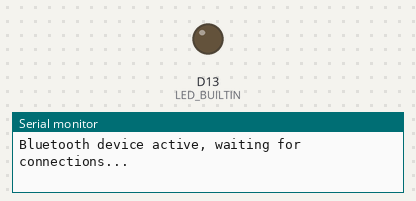
Bench run of a sketch on a simulated Arduino Nano 33 IoT. Parts: output pins drawn as LEDs (lit = HIGH), the last lines printed to the serial monitor. Nothing arrives over Bluetooth unless stated; a phone connects over Bluetooth LE 3 s after start.

Above: at 0.1 s.
At 3.1 s:
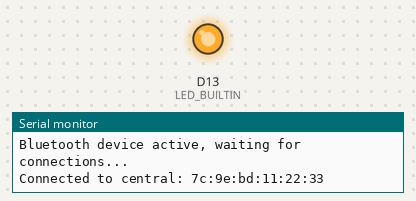
Timing chart, 0 to 4.6 s (numbered marks = the images above):
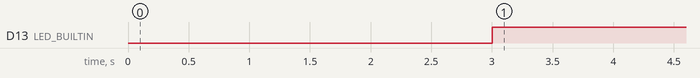

The sketch:

BLEDeviceTest.ino
```cpp
#include "BLEServer_generic.h"

#define BUFFER_SIZE 20

// We start by declaring our server class, we give it a name and a pin to show status
GenericBLEServer s("BatteryMonitor", LED_BUILTIN);

// Now we must declare services and characteristics. A service can have multiple characteristics.
//Like a device can have multiple services.
BLEService batteryService("1101");
BLEStringCharacteristic batteryLevelChar("2101", BLERead | BLENotify, BUFFER_SIZE);

char buf[BUFFER_SIZE];

void setup() {
    Serial.begin(9600);
    while (!Serial); // Wait for Serial to initialize

    Serial.println("Setting up BLE server...");
    // We use s.begin() to do the internal inicialization
    s.begin();
    // In our case we only add one characteristic to our service
    batteryService.addCharacteristic(batteryLevelChar);
    // We send that service to our device
    s.setService(batteryService);
    // And when we are done sending all services we can advertise
    //(showing ourselves to other Bluetooth devices)
    s.advertise();

    Serial.println("Bluetooth device active, waiting for connections...");
}

void loop() {
    // We use it to wait for a connection
    s.connect();
    int battery = 0;
    //While we are connected
    while (s.isConnected()) {
        // We set the value of the characteristic to whatever we want, the other will see it
        sprintf(buf, "%d", battery++);
        batteryLevelChar.writeValue(buf);
    }
}
```

BLEServer_generic.cpp
```cpp
#include "BLEServer_generic.h"

// Constructor: Stores initial values but does not perform hardware operations
GenericBLEServer::GenericBLEServer(const String& name, int statusPin)
    : statusPin(statusPin), localName(name) {}

// New `begin` method: Performs actual initialization
void GenericBLEServer::begin() {
    pinMode(statusPin, OUTPUT);

    if (!BLE.begin()) {
        if (Serial) Serial.println("[ERROR] Starting BLE failed!");
        while (1) {
          if (statusPin != -1) {
              digitalWrite(statusPin, !digitalRead(statusPin)); // Blink LED
          }
          delay(500);
        }
    }
    BLE.setLocalName(localName.c_str());
    Serial.println("BLE initialized successfully.");
}

// Set BLE Service
void GenericBLEServer::setService(BLEService s) {
    BLE.setAdvertisedService(s);
    BLE.addService(s);
}

// Start Advertising
void GenericBLEServer::advertise() {
    BLE.advertise();
    if (Serial) Serial.println("Bluetooth device active, waiting for connections...");
}

// Connect to a Central Device
void GenericBLEServer::connect() {
    central = BLE.central();
    if (central) {
        digitalWrite(statusPin, HIGH); // Turn on LED to indicate connection
        Serial.print("Connected to central: ");
        Serial.println(central.address());
    }
}

// Check Connection Status
int GenericBLEServer::isConnected() {
    if (central && central.connected()) {
        return 1;
    }
    digitalWrite(statusPin, LOW); // Turn off LED if disconnected
    return 0;
}
```

BLEServer_generic.h
```cpp
#ifndef BLESERVER_GEN_H
#define BLESERVER_GEN_H

#include <ArduinoBLE.h>

class GenericBLEServer {
private:
    int statusPin;
    String localName;
    BLEDevice central;

public:
    GenericBLEServer(const String& name, int statusPin);
    void begin(); // New method for deferred initialization
    void setService(BLEService s);
    void advertise();
    int isConnected();
    void connect();
};

#endif
```

Measured:
- by itself, D13 (LED_BUILTIN): LOW → HIGH at 3.0 s
